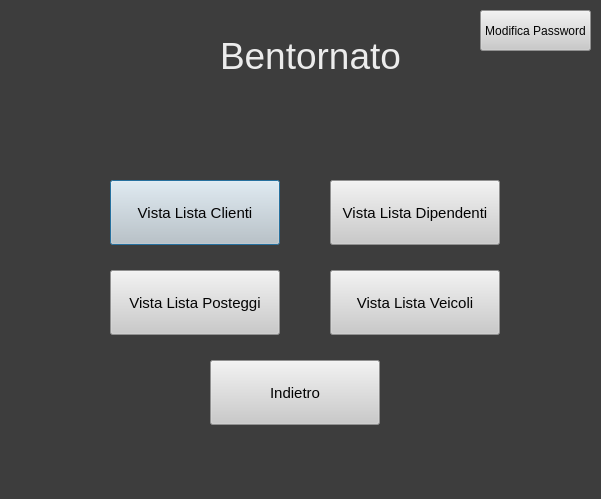
<?xml version="1.0" encoding="UTF-8"?>
<ui version="4.0">
 <class>Account_Amministratore</class>
 <widget class="QDialog" name="Account_Amministratore">
  <property name="geometry">
   <rect>
    <x>0</x>
    <y>0</y>
    <width>601</width>
    <height>499</height>
   </rect>
  </property>
  <property name="windowTitle">
   <string>Dialog</string>
  </property>
  <property name="styleSheet">
   <string notr="true">background-color: rgb(61, 61, 61);</string>
  </property>
  <widget class="QPushButton" name="vista_lista_clienti_button">
   <property name="geometry">
    <rect>
     <x>110</x>
     <y>180</y>
     <width>170</width>
     <height>65</height>
    </rect>
   </property>
   <property name="font">
    <font>
     <pointsize>11</pointsize>
    </font>
   </property>
   <property name="cursor">
    <cursorShape>PointingHandCursor</cursorShape>
   </property>
   <property name="styleSheet">
    <string notr="true">color:rgb(3, 3, 3); background-color: rgb(202, 202, 202);</string>
   </property>
   <property name="text">
    <string>Vista Lista Clienti</string>
   </property>
  </widget>
  <widget class="QPushButton" name="vista_lista_posteggi_button">
   <property name="geometry">
    <rect>
     <x>110</x>
     <y>270</y>
     <width>170</width>
     <height>65</height>
    </rect>
   </property>
   <property name="font">
    <font>
     <pointsize>11</pointsize>
    </font>
   </property>
   <property name="cursor">
    <cursorShape>PointingHandCursor</cursorShape>
   </property>
   <property name="styleSheet">
    <string notr="true">color:rgb(3, 3, 3); background-color: rgb(202, 202, 202);</string>
   </property>
   <property name="text">
    <string>Vista Lista Posteggi</string>
   </property>
  </widget>
  <widget class="QPushButton" name="vista_lista_veicoli_button">
   <property name="geometry">
    <rect>
     <x>330</x>
     <y>270</y>
     <width>170</width>
     <height>65</height>
    </rect>
   </property>
   <property name="font">
    <font>
     <pointsize>11</pointsize>
    </font>
   </property>
   <property name="cursor">
    <cursorShape>PointingHandCursor</cursorShape>
   </property>
   <property name="styleSheet">
    <string notr="true">color:rgb(3, 3, 3); background-color: rgb(202, 202, 202);</string>
   </property>
   <property name="text">
    <string>Vista Lista Veicoli</string>
   </property>
  </widget>
  <widget class="QPushButton" name="vista_lista_dipendenti_button">
   <property name="geometry">
    <rect>
     <x>330</x>
     <y>180</y>
     <width>170</width>
     <height>65</height>
    </rect>
   </property>
   <property name="font">
    <font>
     <pointsize>11</pointsize>
    </font>
   </property>
   <property name="cursor">
    <cursorShape>PointingHandCursor</cursorShape>
   </property>
   <property name="styleSheet">
    <string notr="true">color:rgb(3, 3, 3); background-color: rgb(202, 202, 202);</string>
   </property>
   <property name="text">
    <string>Vista Lista Dipendenti</string>
   </property>
  </widget>
  <widget class="QPushButton" name="back_button">
   <property name="geometry">
    <rect>
     <x>210</x>
     <y>360</y>
     <width>170</width>
     <height>65</height>
    </rect>
   </property>
   <property name="font">
    <font>
     <pointsize>11</pointsize>
    </font>
   </property>
   <property name="cursor">
    <cursorShape>PointingHandCursor</cursorShape>
   </property>
   <property name="styleSheet">
    <string notr="true">color:rgb(3, 3, 3); background-color: rgb(202, 202, 202);</string>
   </property>
   <property name="text">
    <string>Indietro</string>
   </property>
  </widget>
  <widget class="QLabel" name="label_titolo">
   <property name="geometry">
    <rect>
     <x>220</x>
     <y>30</y>
     <width>181</width>
     <height>51</height>
    </rect>
   </property>
   <property name="styleSheet">
    <string notr="true">color:rgb(236, 236, 236); font-size:28pt;</string>
   </property>
   <property name="text">
    <string>Bentornato</string>
   </property>
  </widget>
  <widget class="QPushButton" name="modifica_password_button">
   <property name="geometry">
    <rect>
     <x>480</x>
     <y>10</y>
     <width>111</width>
     <height>41</height>
    </rect>
   </property>
   <property name="cursor">
    <cursorShape>PointingHandCursor</cursorShape>
   </property>
   <property name="styleSheet">
    <string notr="true">color:rgb(3, 3, 3); background-color: rgb(202, 202, 202);</string>
   </property>
   <property name="text">
    <string>Modifica Password</string>
   </property>
  </widget>
 </widget>
 <resources/>
 <connections/>
</ui>
